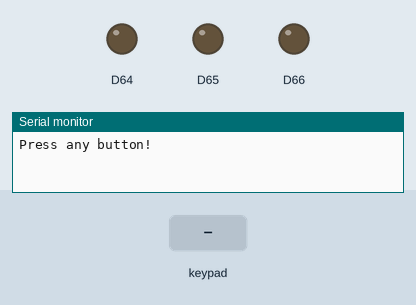
The sketch below on a simulated Arduino Uno R4 WiFi. On the bench: output pins drawn as LEDs (lit = HIGH), the last lines printed to the serial monitor. The test bench sets the inputs (shaded band).

Above: at 1.2 s.
1.3 s: key 'B' pressed
At 1.38 s:
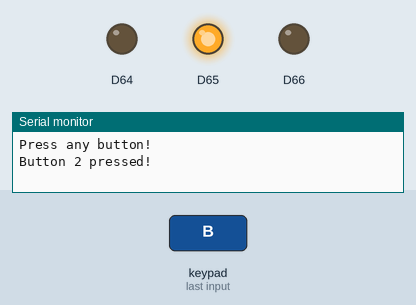
Timing chart, 0 to 4.3 s (numbered marks = the images above; inputs shaded):
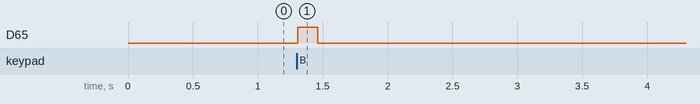

Measured:
- after the input at 1.3 s, D65: LOW → HIGH at once, → LOW 0.15 s later

The sketch:

07_buttons_reactions.ino
```cpp
#include <Modulino.h>

ModulinoButtons buttons;

bool lastPressed[3] = {false, false, false};

void setup() {
  Serial.begin(115200);
  while (!Serial && millis() < 4000) {
  }

  Modulino.begin();
  buttons.begin();
  buttons.setLeds(false, false, false);

  Serial.println("Press any button!");
}

void loop() {
  buttons.update();

  bool b0 = buttons.isPressed(0);
  bool b1 = buttons.isPressed(1);
  bool b2 = buttons.isPressed(2);
  bool nowPressed[3] = {b0, b1, b2};

  for (int i = 0; i < 3; i++) {
    if (nowPressed[i] && !lastPressed[i]) {
      Serial.print("Button ");
      Serial.print(i + 1);
      Serial.println(" pressed!");
    }
    lastPressed[i] = nowPressed[i];
  }

  buttons.setLeds(b0, b1, b2);
  delay(25);
}
```
